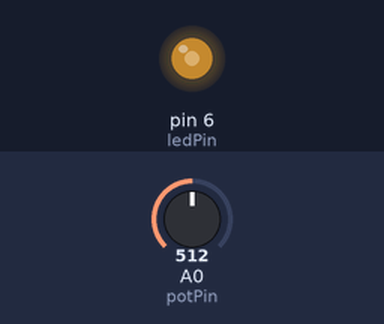
Bench run of a sketch on a simulated Arduino Uno, built with avr-gcc and run on an emulated ATmega328P. Parts: output pins drawn as LEDs (lit = HIGH). The test bench sets the inputs (shaded band); at power-on: A0 (potPin) = 512.

Above: at 1.2 s.
1.3 s: A0 (potPin) set to 716
At 2.5 s:
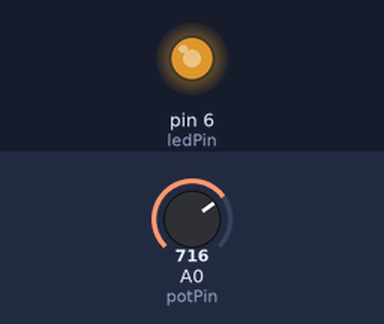
2.8 s: A0 (potPin) set to 900
At 3.8 s:
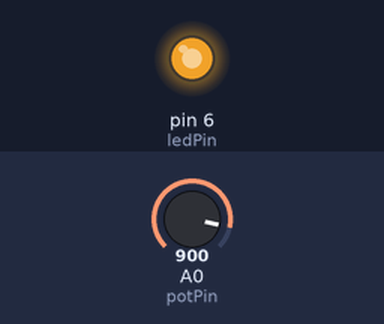
4.3 s: A0 (potPin) set to 122
At 4.9 s:
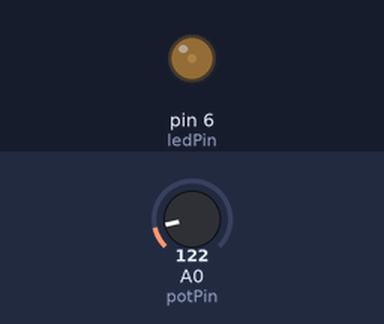
5.8 s: A0 (potPin) set to 0
At 6.1 s:
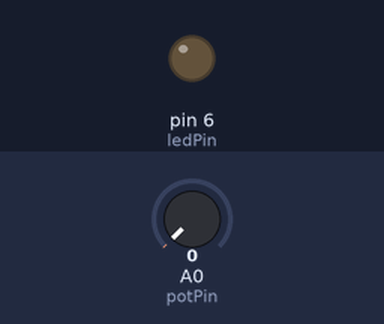
7.3 s: A0 (potPin) set to 511
At 8.4 s:
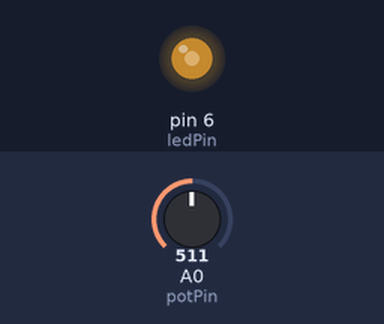
Timing chart, 0 to 9.8 s (numbered marks = the images above; inputs shaded):
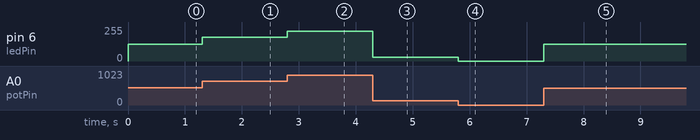

The sketch:

dimmLED.ino
```cpp
int potPin = A0;
int ledPin = 6;
int potVal;
float ledVal;
float voltageVal;

void setup() {
  // put your setup code here, to run once:
  pinMode(potPin, INPUT);
  pinMode(ledPin, OUTPUT);
  // Serial.begin(9600);
}

void loop() {
  // put your main code here, to run repeatedly:
  potVal = analogRead(potPin);
  ledVal = (255./1023.) * potVal;
  // Serial.println(ledVal);
  analogWrite(ledPin, ledVal);
}
```

Measured:
- after the input at 1.3 s, pin 6 (ledPin): 127/255 → 178/255 at once
- after the input at 2.8 s, pin 6 (ledPin): 178/255 → 224/255 at once
- after the input at 4.3 s, pin 6 (ledPin): 224/255 → 30/255 at once
- after the input at 5.8 s, pin 6 (ledPin): 30/255 → 0/255 at once
- after the input at 7.3 s, pin 6 (ledPin): 0/255 → 127/255 at once
